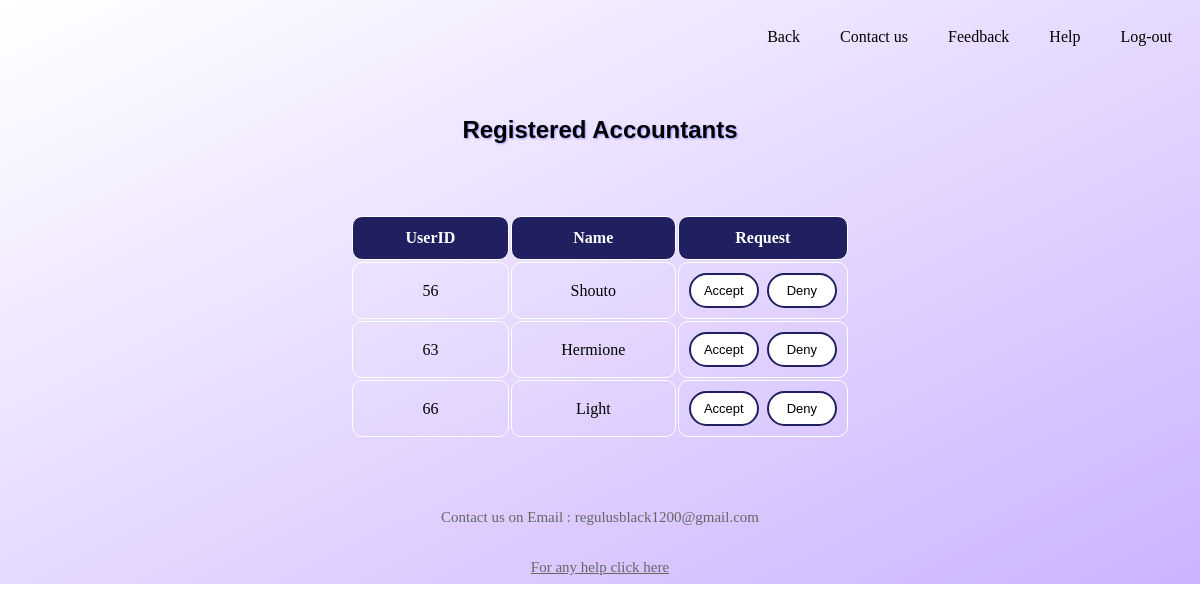
The app's page /CA_cads.php (signed in) with its own data.
### tables this page shows
CREATE TABLE `signup_page` (
  `userid` int(5) NOT NULL,
  `fname` varchar(30) NOT NULL,
  `lname` varchar(30) NOT NULL,
  `gender` varchar(10) NOT NULL,
  `email` varchar(30) NOT NULL,
  `password` varchar(50) NOT NULL,
  `dob` date NOT NULL,
  `peradd` varchar(40) NOT NULL,
  `comadd` varchar(40) NOT NULL,
  `mobileno` int(30) NOT NULL,
  `logintype` varchar(20) NOT NULL,
  `verified` int(1) NOT NULL DEFAULT 0,
  `feedback` tinyint(1) NOT NULL,
  `create_date` datetime(6) NOT NULL DEFAULT current_timestamp(6),
  `trn_date` datetime(6) NOT NULL,
  `request` tinyint(1) NOT NULL
);

### CA_cads.php (the view, shortened to what this page needs)
<!DOCTYPE html>
<html>
<head>
    <link rel="stylesheet" href="style.css"/>
</head>
<body>
        <div class="nav">
        <nav>
            <ul>
                <li><a href="logout.php">Log-out</a></li>
                <li><a href="help.html">Help</a></li>
                <li><a href="feedback.php">Feedback</a></li>
                <li><a href="#">Contact us</a></li>
                <li><a href="welcome_admin_page.php">Back</a></li>
            </ul>
        </nav>
    </div>
    <h2 class="heading">Registered Accountants</h2>
    <?php
    require('db.php');
        $sql = "SELECT userid, fname, logintype, verified ,request FROM signup_page";
        $result = mysqli_query($con,$sql);
        if (mysqli_num_rows($result)>0) {
            echo "<div class='form'><table id='customers'><tr><th>UserID</th><th>Name</th><th>Request</th></tr>";
            while($row = mysqli_fetch_assoc($result)) {
                $userid= $row["userid"];
                if (($row["logintype"] == 'Accountant') and ($row["request"] == '0')){
                    echo "<tr>
                    <td>".$userid."</td>
                    <td>" .$row["fname"]. "</td>
                    <td><span class='update' data-id = ".$userid."><button type='button' class='btn'>Accept</button></span>
                        <span class='delete' data-id = ".$userid."><button type='button' class='btn'>Deny</button></span></td>
                    </tr>";
                }
            }
            echo "</table></div>";
        } else {
            echo '<script type = "text/javascript">
                alert("No Accountant have registerd yet!")
                window.location.replace("welcome_admin_page.php");
                </script>';
        }
    ?>
    <footer>
        <p class="link">Contact us on Email : regulusblack1200@gmail.com</p>
        <br>
        <p class="link"><a href="help.html">For any help click here</a></p>
    </footer>
</body>
</html>

### style.css (style rules this page uses)
html { background-image: linear-gradient(to bottom right, rgb(255,255,255) , rgb(204, 179, 255)); background-repeat: no-repeat; background-size: contain; }
.heading { margin: 50px auto; font-family: Arial, Helvetica, sans-serif; text-shadow: 1px 1px 2px #9999ff; text-align: center; }
ul { list-style-type: none; margin: 0; padding: 0; overflow: hidden; background: transparent; }
li { float: right; position: static; }
li a { display: block; color: black; text-align: center; padding: 14px 16px; text-decoration: none; background: transparent; }
nav ul li a { padding: 20px; }
.form { margin: 50px auto; width: 500px; padding: 20px 25px; background: transparent; }
h2 { text-shadow: 2px 2px 3px #9999ff; margin-top: 50px; text-align: left; margin-left: 50px; }
.link { color: #666; font-size: 15px; text-align: center; margin-bottom: 0px; text-decoration: none; }
.link a { color: #666; }
footer { background: transparent; text-align: center; }
#customers td, #customers th { border: 1px solid white; padding: 8px; text-align: center; border-radius: 10px; }
#customers tr:nth-child(even) { background: transparent; }
#customers th { padding-top: 12px; padding-bottom: 12px; text-align: center; width: 250px; background-color: #202060; color: white; }
.btn { background-color: #202060; border: none; color: white; padding: 8px 10px; text-align: center; text-decoration: none; display: inline-block; font-size: 13px; margin: 2px 2px; width: 70px; transition-duration: 0.4s; cursor: pointer; background-color: white; color: black; outline: 0; border: 2px solid #202060; border-radius: 20px; }

### records on screen
signup_page: userid "56", fname "Shouto"
signup_page: userid "63", fname "Hermione"
signup_page: userid "66", fname "Light"
